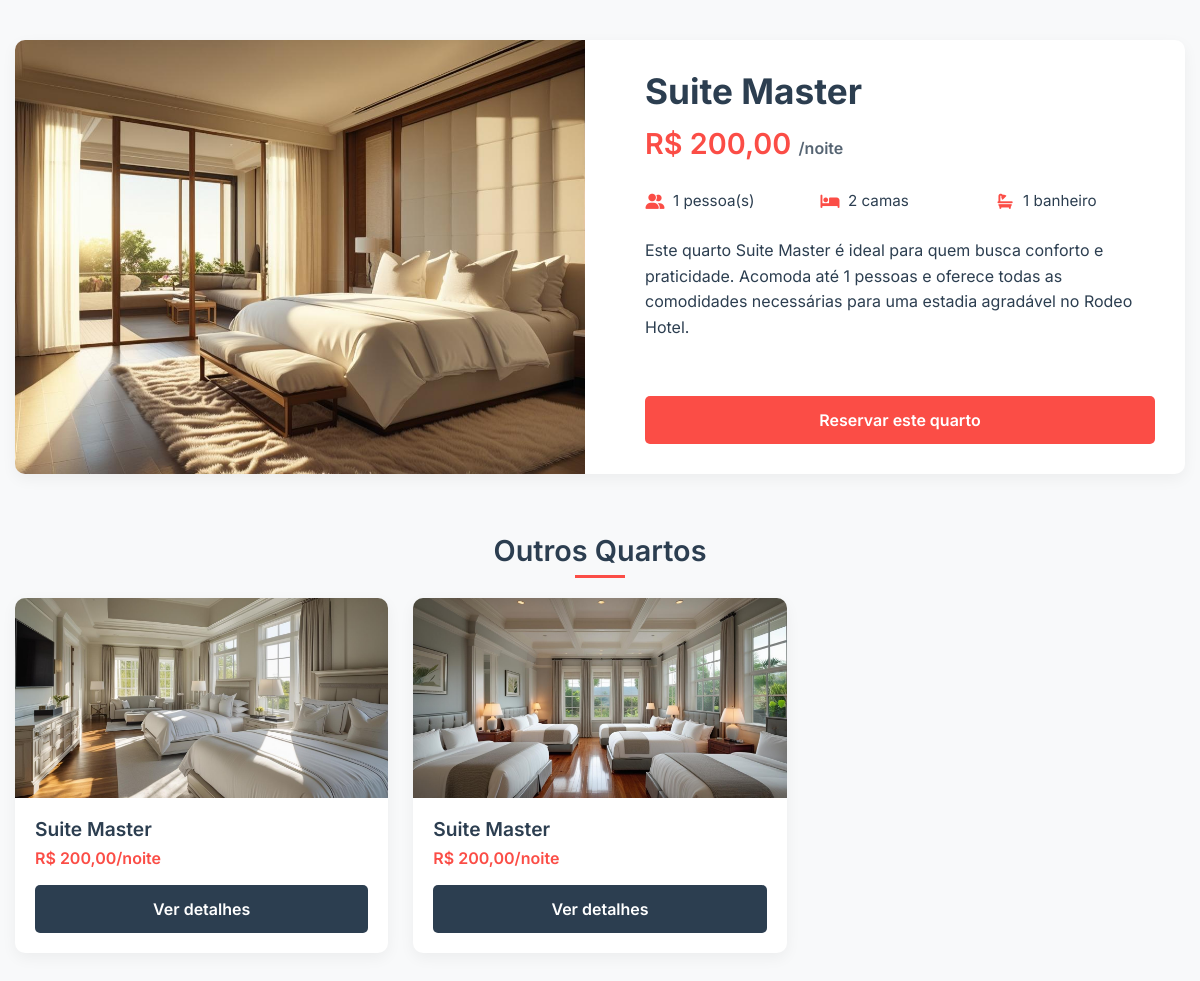
The page /hospede/pages/detalhes_quarto.php?id=27 on the database its author committed.
### tables this page shows
CREATE TABLE `quarto` (
  `ID_Quarto` int(11) NOT NULL,
  `Status` varchar(45) DEFAULT NULL,
  `Capacidade` int(11) DEFAULT NULL,
  `Categoria_ID_Categoria` int(11) NOT NULL,
  `Foto` varchar(255) DEFAULT NULL,
  `Preco_diaria` decimal(10,2) DEFAULT NULL
);

CREATE TABLE `categoria` (
  `ID_Categoria` int(11) NOT NULL,
  `Nome` varchar(50) NOT NULL
);

### hospede/pages/detalhes_quarto.php (the view, shortened to what this page needs)
<?php
require_once '../../config/config.php';
$id = filter_input(INPUT_GET, 'id', FILTER_VALIDATE_INT);
$checkin = isset($_GET['checkin']) ? $_GET['checkin'] : null;
$checkout = isset($_GET['checkout']) ? $_GET['checkout'] : null;
$sql = $pdo->prepare("
    SELECT q.*, c.Nome AS nome_categoria
    FROM quarto q
    JOIN categoria c ON q.Categoria_ID_Categoria = c.ID_Categoria
    WHERE q.ID_Quarto = :id
");
$sql->bindValue(':id', $id);
$sql->execute();
$quarto = $sql->fetch(PDO::FETCH_ASSOC);
$outros = $pdo->prepare("
    SELECT q.*, c.Nome AS nome_categoria
    FROM quarto q
    JOIN categoria c ON q.Categoria_ID_Categoria = c.ID_Categoria
    WHERE q.Categoria_ID_Categoria = :cat_id AND q.ID_Quarto != :id
");
$outros->bindValue(':cat_id', $quarto['Categoria_ID_Categoria']);
$outros->bindValue(':id', $id);
$outros->execute();
$outros_quartos = $outros->fetchAll(PDO::FETCH_ASSOC);
?>
<!DOCTYPE html>
<html lang="pt-br">
<head>
<link rel="stylesheet" href="https://cdn.jsdelivr.net/npm/sweetalert2@11/dist/sweetalert2.min.css">
    <link rel="stylesheet" href="https://cdnjs.cloudflare.com/ajax/libs/font-awesome/6.5.0/css/all.min.css">
    <link href="https://cdn.jsdelivr.net/npm/bootstrap@5.0.0/dist/css/bootstrap.min.css" rel="stylesheet">
</head>
<body>
    <div class="main-container">
        <div class="room-header">
            <div class="room-image" style="background-image: url('../../uploads/<?= htmlspecialchars($quarto['Foto']) ?>');"></div>
            <div class="room-content">
                <div>
                    <h1 class="room-title"><?= htmlspecialchars($quarto['nome_categoria']) ?></h1>
                    <div class="room-price">R$ <?= number_format($quarto['Preco_diaria'], 2, ',', '.') ?> <small>/noite</small></div>
                    <div class="room-features">
                        <div class="feature">
                            <i class="fas fa-user-friends"></i>
                            <span><?= htmlspecialchars($quarto['Capacidade']) ?> pessoa(s)</span>
                        </div>
                        <div class="feature">
                            <i class="fas fa-bed"></i>
                            <span>2 camas</span>
                        </div>
                        <div class="feature">
                            <i class="fas fa-bath"></i>
                            <span>1 banheiro</span>
                        </div>
                    </div>
                    <div class="room-description">
                        <p>Este quarto <?= htmlspecialchars($quarto['nome_categoria']) ?> é ideal para quem busca conforto e praticidade. Acomoda até <?= htmlspecialchars($quarto['Capacidade']) ?> pessoas e oferece todas as comodidades necessárias para uma estadia agradável no Rodeo Hotel.</p>
                    </div>
                </div>
                <form id="form-reserva" class="booking-form">
                    <button class="btn" type="submit">Reservar este quarto</button>
                </form>
            </div>
        </div>
        <?php if (count($outros_quartos) > 0): ?>
            <div class="similar-rooms">
                <h2 class="section-title">Outros Quartos</h2>
                <div class="rooms-grid">
                    <?php foreach ($outros_quartos as $q): ?>
                        <div class="room-card">
                            <img src="../../uploads/<?= htmlspecialchars($q['Foto']) ?>" alt="<?= htmlspecialchars($q['nome_categoria']) ?>" class="room-card-img">
                            <div class="room-card-content">
                                <h3 class="room-card-title"><?= htmlspecialchars($q['nome_categoria']) ?></h3>
                                <div class="room-card-price">R$ <?= number_format($q['Preco_diaria'], 2, ',', '.') ?>/noite</div>
                                <a href="detalhes_quarto.php?id=<?= $q['ID_Quarto'] ?><?= $checkin ? '&checkin='.$checkin : '' ?><?= $checkout ? '&checkout='.$checkout : '' ?>" class="btn btn-secondary">Ver detalhes</a>
                            </div>
                        </div>
                    <?php endforeach; ?>
                </div>
            </div>
        <?php endif; ?>
    </div>
</body>
</html>

### hospede/pages/detalhes_quarto.php (style rules this page uses)
:root { --primary-color: #FB4D46; --secondary-color: #2c3e50; --light-color: #f8f9fa; --dark-color: #343a40; }
body { font-family: 'Inter', sans-serif; background-color: #f8f9fa; color: var(--secondary-color); }
.main-container { max-width: 1200px; margin: 0 auto; padding: 40px 15px; }
.room-header { display: flex; flex-wrap: wrap; gap: 30px; margin-bottom: 50px; background-color: white; border-radius: 10px; overflow: hidden; box-shadow: 0 5px 15px rgba(0,0,0,0.05); }
.room-image { flex: 1 1 400px; min-height: 400px; background-size: cover; background-position: center; }
.room-content { flex: 1 1 400px; padding: 30px; display: flex; flex-direction: column; justify-content: space-between; }
.room-title { font-size: 2.2rem; font-weight: 700; color: var(--secondary-color); margin-bottom: 10px; }
.room-price { font-size: 1.8rem; font-weight: 600; color: var(--primary-color); margin-bottom: 25px; }
.room-price small { font-size: 1rem; color: var(--secondary-color); opacity: 0.8; }
.room-features { display: grid; grid-template-columns: repeat(auto-fill, minmax(150px, 1fr)); gap: 15px; margin: 25px 0; }
.feature { display: flex; align-items: center; gap: 8px; font-size: 0.95rem; }
.feature i { color: var(--primary-color); width: 20px; text-align: center; }
.room-description { margin: 25px 0; line-height: 1.6; }
.booking-form { margin-top: 30px; }
.btn { background-color: var(--primary-color); color: white; border: none; padding: 12px 25px; border-radius: 5px; font-weight: 600; cursor: pointer; transition: all 0.3s; width: 100%; }
.section-title { position: relative; font-size: 1.8rem; font-weight: 600; margin-bottom: 30px; text-align: center; }
.section-title:after { content: ''; position: absolute; width: 50px; height: 3px; background-color: var(--primary-color); bottom: -10px; left: 50%; transform: translateX(-50%); }
.similar-rooms { margin-top: 60px; }
.rooms-grid { display: grid; grid-template-columns: repeat(auto-fill, minmax(300px, 1fr)); gap: 25px; margin-top: 30px; }
.room-card { background-color: white; border-radius: 10px; overflow: hidden; box-shadow: 0 5px 15px rgba(0,0,0,0.05); transition: transform 0.3s; }
.room-card-img { width: 100%; height: 200px; object-fit: cover; }
.room-card-content { padding: 20px; }
.room-card-title { font-size: 1.2rem; font-weight: 600; margin-bottom: 5px; }
.room-card-price { color: var(--primary-color); font-weight: 600; margin-bottom: 15px; }
.btn-secondary { background-color: var(--secondary-color); }

### rows shown on the page
quarto: Foto (picture), Categoria_ID_Categoria.Nome "Suite Master", Preco_diaria "200,00", Capacidade "1"
quarto: Foto (picture), Categoria_ID_Categoria.Nome "Suite Master", Preco_diaria "200,00"
quarto: Foto (picture), Categoria_ID_Categoria.Nome "Suite Master", Preco_diaria "200,00"
